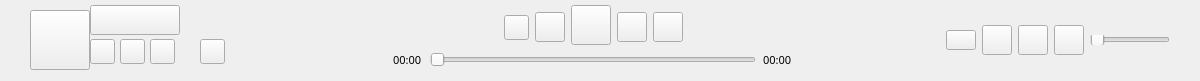
   <widget class="QWidget" name="broadcast_widget" native="true">
    <property name="geometry">
     <rect>
      <x>-1</x>
      <y>669</y>
      <width>1200</width>
      <height>81</height>
     </rect>
    </property>
    <property name="sizePolicy">
     <sizepolicy hsizetype="Minimum" vsizetype="Minimum">
      <horstretch>0</horstretch>
      <verstretch>0</verstretch>
     </sizepolicy>
    </property>
    <property name="minimumSize">
     <size>
      <width>1200</width>
      <height>81</height>
     </size>
    </property>
    <property name="maximumSize">
     <size>
      <width>16777215</width>
      <height>81</height>
     </size>
    </property>
    <layout class="QHBoxLayout" name="horizontalLayout_3">
     <property name="leftMargin">
      <number>0</number>
     </property>
     <property name="topMargin">
      <number>0</number>
     </property>
     <property name="rightMargin">
      <number>0</number>
     </property>
     <property name="bottomMargin">
      <number>0</number>
     </property>
     <item>
      <spacer name="horizontalSpacer_8">
       <property name="orientation">
        <enum>Qt::Horizontal</enum>
       </property>
       <property name="sizeType">
        <enum>QSizePolicy::Fixed</enum>
       </property>
       <property name="sizeHint" stdset="0">
        <size>
         <width>30</width>
         <height>20</height>
        </size>
       </property>
      </spacer>
     </item>
     <item>
      <widget class="QWidget" name="songWidget" native="true">
       <property name="sizePolicy">
        <sizepolicy hsizetype="Minimum" vsizetype="Minimum">
         <horstretch>0</horstretch>
         <verstretch>0</verstretch>
        </sizepolicy>
       </property>
       <property name="minimumSize">
        <size>
         <width>210</width>
         <height>100</height>
        </size>
       </property>
       <property name="maximumSize">
        <size>
         <width>210</width>
         <height>81</height>
        </size>
       </property>
       <widget class="QPushButton" name="btn_music">
        <property name="geometry">
         <rect>
          <x>0</x>
          <y>10</y>
          <width>60</width>
          <height>60</height>
         </rect>
        </property>
        <property name="sizePolicy">
         <sizepolicy hsizetype="Minimum" vsizetype="Minimum">
          <horstretch>0</horstretch>
          <verstretch>0</verstretch>
         </sizepolicy>
        </property>
        <property name="minimumSize">
         <size>
          <width>60</width>
          <height>60</height>
         </size>
        </property>
        <property name="maximumSize">
         <size>
          <width>60</width>
          <height>60</height>
         </size>
        </property>
        <property name="cursor">
         <cursorShape>PointingHandCursor</cursorShape>
        </property>
        <property name="text">
         <string/>
        </property>
       </widget>
       <widget class="QPushButton" name="btn_song">
        <property name="geometry">
         <rect>
          <x>60</x>
          <y>5</y>
          <width>90</width>
          <height>30</height>
         </rect>
        </property>
        <property name="cursor">
         <cursorShape>PointingHandCursor</cursorShape>
        </property>
        <property name="text">
         <string/>
        </property>
       </widget>
       <widget class="QPushButton" name="btn_like">
        <property name="geometry">
         <rect>
          <x>60</x>
          <y>39</y>
          <width>25</width>
          <height>25</height>
         </rect>
        </property>
        <property name="sizePolicy">
         <sizepolicy hsizetype="Minimum" vsizetype="Minimum">
          <horstretch>0</horstretch>
          <verstretch>0</verstretch>
         </sizepolicy>
        </property>
        <property name="minimumSize">
         <size>
          <width>25</width>
          <height>25</height>
         </size>
        </property>
        <property name="maximumSize">
         <size>
          <width>25</width>
          <height>25</height>
         </size>
        </property>
        <property name="cursor">
         <cursorShape>PointingHandCursor</cursorShape>
        </property>
        <property name="text">
         <string/>
        </property>
       </widget>
       <widget class="QPushButton" name="btn_comments">
        <property name="geometry">
         <rect>
          <x>90</x>
          <y>39</y>
          <width>25</width>
          <height>25</height>
         </rect>
        </property>
        <property name="sizePolicy">
         <sizepolicy hsizetype="Minimum" vsizetype="Minimum">
          <horstretch>0</horstretch>
          <verstretch>0</verstretch>
         </sizepolicy>
        </property>
        <property name="minimumSize">
         <size>
          <width>25</width>
          <height>25</height>
         </size>
        </property>
        <property name="maximumSize">
         <size>
          <width>25</width>
          <height>25</height>
         </size>
        </property>
        <property name="cursor">
         <cursorShape>PointingHandCursor</cursorShape>
        </property>
        <property name="text">
         <string/>
        </property>
       </widget>
       <widget class="QPushButton" name="btn_download">
        <property name="geometry">
         <rect>
          <x>120</x>
          <y>39</y>
          <width>25</width>
          <height>25</height>
         </rect>
        </property>
        <property name="sizePolicy">
         <sizepolicy hsizetype="Minimum" vsizetype="Minimum">
          <horstretch>0</horstretch>
          <verstretch>0</verstretch>
         </sizepolicy>
        </property>
        <property name="minimumSize">
         <size>
          <width>25</width>
          <height>25</height>
         </size>
        </property>
        <property name="maximumSize">
         <size>
          <width>25</width>
          <height>25</height>
         </size>
        </property>
        <property name="cursor">
         <cursorShape>PointingHandCursor</cursorShape>
        </property>
        <property name="text">
         <string/>
        </property>
       </widget>
       <widget class="QPushButton" name="btn_so_on">
        <property name="geometry">
         <rect>
          <x>170</x>
          <y>39</y>
          <width>25</width>
          <height>25</height>
         </rect>
        </property>
        <property name="sizePolicy">
         <sizepolicy hsizetype="Minimum" vsizetype="Minimum">
          <horstretch>0</horstretch>
          <verstretch>0</verstretch>
         </sizepolicy>
        </property>
        <property name="minimumSize">
         <size>
          <width>25</width>
          <height>25</height>
         </size>
        </property>
        <property name="maximumSize">
         <size>
          <width>25</width>
          <height>25</height>
         </size>
        </property>
        <property name="cursor">
         <cursorShape>PointingHandCursor</cursorShape>
        </property>
        <property name="text">
         <string/>
        </property>
       </widget>
      </widget>
     </item>
     <item>
      <spacer name="horizontalSpacer_15">
       <property name="orientation">
        <enum>Qt::Horizontal</enum>
       </property>
       <property name="sizeHint" stdset="0">
        <size>
         <width>40</width>
         <height>20</height>
        </size>
       </property>
      </spacer>
     </item>
     <item alignment="Qt::AlignHCenter">
      <widget class="QWidget" name="funcWidget" native="true">
       <property name="sizePolicy">
        <sizepolicy hsizetype="Expanding" vsizetype="Fixed">
         <horstretch>0</horstretch>
         <verstretch>0</verstretch>
        </sizepolicy>
       </property>
       <property name="minimumSize">
        <size>
         <width>400</width>
         <height>81</height>
        </size>
       </property>
       <property name="maximumSize">
        <size>
         <width>16777215</width>
         <height>81</height>
        </size>
       </property>
       <widget class="QWidget" name="timeWidget" native="true">
        <property name="geometry">
         <rect>
          <x>0</x>
          <y>40</y>
          <width>400</width>
          <height>40</height>
         </rect>
        </property>
        <property name="sizePolicy">
         <sizepolicy hsizetype="Expanding" vsizetype="Fixed">
          <horstretch>0</horstretch>
          <verstretch>0</verstretch>
         </sizepolicy>
        </property>
        <property name="minimumSize">
         <size>
          <width>400</width>
          <height>40</height>
         </size>
        </property>
        <property name="maximumSize">
         <size>
          <width>400</width>
          <height>40</height>
         </size>
        </property>
        <layout class="QHBoxLayout" name="horizontalLayout_4">
         <item>
          <widget class="QLabel" name="label_time">
           <property name="sizePolicy">
            <sizepolicy hsizetype="Fixed" vsizetype="Fixed">
             <horstretch>0</horstretch>
             <verstretch>0</verstretch>
            </sizepolicy>
           </property>
           <property name="minimumSize">
            <size>
             <width>30</width>
             <height>10</height>
            </size>
           </property>
           <property name="maximumSize">
            <size>
             <width>30</width>
             <height>10</height>
            </size>
           </property>
           <property name="font">
            <font>
             <family>宋体</family>
             <pointsize>8</pointsize>
            </font>
           </property>
           <property name="text">
            <string>00:00</string>
           </property>
          </widget>
         </item>
         <item>
          <spacer name="horizontalSpacer_17">
           <property name="orientation">
            <enum>Qt::Horizontal</enum>
           </property>
           <property name="sizeType">
            <enum>QSizePolicy::Fixed</enum>
           </property>
           <property name="sizeHint" stdset="0">
            <size>
             <width>1</width>
             <height>20</height>
            </size>
           </property>
          </spacer>
         </item>
         <item>
          <widget class="MySlider" name="progressSlider">
           <property name="minimumSize">
            <size>
             <width>300</width>
             <height>0</height>
            </size>
           </property>
           <property name="orientation">
            <enum>Qt::Horizontal</enum>
           </property>
          </widget>
         </item>
         <item>
          <spacer name="horizontalSpacer_18">
           <property name="orientation">
            <enum>Qt::Horizontal</enum>
           </property>
           <property name="sizeType">
            <enum>QSizePolicy::Fixed</enum>
           </property>
           <property name="sizeHint" stdset="0">
            <size>
             <width>1</width>
             <height>20</height>
            </size>
           </property>
          </spacer>
         </item>
         <item>
          <widget class="QLabel" name="label_time_2">
           <property name="sizePolicy">
            <sizepolicy hsizetype="Fixed" vsizetype="Fixed">
             <horstretch>0</horstretch>
             <verstretch>0</verstretch>
            </sizepolicy>
           </property>
           <property name="minimumSize">
            <size>
             <width>30</width>
             <height>10</height>
            </size>
           </property>
           <property name="maximumSize">
            <size>
             <width>30</width>
             <height>10</height>
            </size>
           </property>
           <property name="font">
            <font>
             <family>宋体</family>
             <pointsize>8</pointsize>
            </font>
           </property>
           <property name="text">
            <string>00:00</string>
           </property>
          </widget>
         </item>
        </layout>
       </widget>
       <widget class="QWidget" name="broadcastBtn_Widget" native="true">
        <property name="geometry">
         <rect>
          <x>0</x>
          <y>0</y>
          <width>400</width>
          <height>50</height>
         </rect>
        </property>
        <property name="sizePolicy">
         <sizepolicy hsizetype="Fixed" vsizetype="Fixed">
          <horstretch>0</horstretch>
          <verstretch>0</verstretch>
         </sizepolicy>
        </property>
        <property name="minimumSize">
         <size>
          <width>400</width>
          <height>50</height>
         </size>
        </property>
        <property name="maximumSize">
         <size>
          <width>400</width>
          <height>50</height>
         </size>
        </property>
        <layout class="QHBoxLayout" name="horizontalLayout_5">
         <property name="spacing">
          <number>6</number>
         </property>
         <property name="leftMargin">
          <number>0</number>
         </property>
         <property name="topMargin">
          <number>5</number>
         </property>
         <property name="rightMargin">
          <number>0</number>
         </property>
         <property name="bottomMargin">
          <number>0</number>
         </property>
         <item>
          <spacer name="horizontalSpacer_19">
           <property name="orientation">
            <enum>Qt::Horizontal</enum>
           </property>
           <property name="sizeHint" stdset="0">
            <size>
             <width>93</width>
             <height>20</height>
            </size>
           </property>
          </spacer>
         </item>
         <item alignment="Qt::AlignHCenter">
          <widget class="QPushButton" name="btn_playmode">
           <property name="sizePolicy">
            <sizepolicy hsizetype="Fixed" vsizetype="Fixed">
             <horstretch>0</horstretch>
             <verstretch>0</verstretch>
            </sizepolicy>
           </property>
           <property name="minimumSize">
            <size>
             <width>25</width>
             <height>25</height>
            </size>
           </property>
           <property name="maximumSize">
            <size>
             <width>25</width>
             <height>25</height>
            </size>
           </property>
           <property name="cursor">
            <cursorShape>PointingHandCursor</cursorShape>
           </property>
           <property name="text">
            <string/>
           </property>
          </widget>
         </item>
         <item alignment="Qt::AlignHCenter">
          <widget class="QPushButton" name="btn_pre">
           <property name="sizePolicy">
            <sizepolicy hsizetype="Fixed" vsizetype="Fixed">
             <horstretch>0</horstretch>
             <verstretch>0</verstretch>
            </sizepolicy>
           </property>
           <property name="minimumSize">
            <size>
             <width>30</width>
             <height>30</height>
            </size>
           </property>
           <property name="maximumSize">
            <size>
             <width>30</width>
             <height>30</height>
            </size>
           </property>
           <property name="cursor">
            <cursorShape>PointingHandCursor</cursorShape>
           </property>
           <property name="text">
            <string/>
           </property>
          </widget>
         </item>
         <item alignment="Qt::AlignHCenter|Qt::AlignTop">
          <widget class="QPushButton" name="btn_PauseOrStart">
           <property name="sizePolicy">
            <sizepolicy hsizetype="Fixed" vsizetype="Fixed">
             <horstretch>0</horstretch>
             <verstretch>0</verstretch>
            </sizepolicy>
           </property>
           <property name="minimumSize">
            <size>
             <width>40</width>
             <height>40</height>
            </size>
           </property>
           <property name="maximumSize">
            <size>
             <width>40</width>
             <height>40</height>
            </size>
           </property>
           <property name="cursor">
            <cursorShape>PointingHandCursor</cursorShape>
           </property>
           <property name="text">
            <string/>
           </property>
          </widget>
         </item>
         <item alignment="Qt::AlignHCenter">
          <widget class="QPushButton" name="btn_next">
           <property name="sizePolicy">
            <sizepolicy hsizetype="Fixed" vsizetype="Fixed">
             <horstretch>0</horstretch>
             <verstretch>0</verstretch>
            </sizepolicy>
           </property>
           <property name="minimumSize">
            <size>
             <width>30</width>
             <height>30</height>
            </size>
           </property>
           <property name="maximumSize">
            <size>
             <width>30</width>
             <height>30</height>
            </size>
           </property>
           <property name="cursor">
            <cursorShape>PointingHandCursor</cursorShape>
           </property>
           <property name="text">
            <string/>
           </property>
          </widget>
         </item>
         <item alignment="Qt::AlignHCenter">
          <widget class="QPushButton" name="btn_lyrics">
           <property name="sizePolicy">
            <sizepolicy hsizetype="Fixed" vsizetype="Fixed">
             <horstretch>0</horstretch>
             <verstretch>0</verstretch>
            </sizepolicy>
           </property>
           <property name="minimumSize">
            <size>
             <width>30</width>
             <height>30</height>
            </size>
           </property>
           <property name="maximumSize">
            <size>
             <width>30</width>
             <height>30</height>
            </size>
           </property>
           <property name="cursor">
            <cursorShape>PointingHandCursor</cursorShape>
           </property>
           <property name="text">
            <string/>
           </property>
          </widget>
         </item>
         <item>
          <spacer name="horizontalSpacer_20">
           <property name="orientation">
            <enum>Qt::Horizontal</enum>
           </property>
           <property name="sizeHint" stdset="0">
            <size>
             <width>92</width>
             <height>20</height>
            </size>
           </property>
          </spacer>
         </item>
        </layout>
       </widget>
      </widget>
     </item>
     <item>
      <spacer name="horizontalSpacer_16">
       <property name="orientation">
        <enum>Qt::Horizontal</enum>
       </property>
       <property name="sizeHint" stdset="0">
        <size>
         <width>40</width>
         <height>20</height>
        </size>
       </property>
      </spacer>
     </item>
     <item>
      <widget class="QPushButton" name="btn_quality">
       <property name="sizePolicy">
        <sizepolicy hsizetype="Fixed" vsizetype="Fixed">
         <horstretch>0</horstretch>
         <verstretch>0</verstretch>
        </sizepolicy>
       </property>
       <property name="minimumSize">
        <size>
         <width>30</width>
         <height>20</height>
        </size>
       </property>
       <property name="maximumSize">
        <size>
         <width>30</width>
         <height>20</height>
        </size>
       </property>
       <property name="cursor">
        <cursorShape>PointingHandCursor</cursorShape>
       </property>
       <property name="text">
        <string/>
       </property>
      </widget>
     </item>
     <item>
      <widget class="QPushButton" name="btn_effect">
       <property name="sizePolicy">
        <sizepolicy hsizetype="Fixed" vsizetype="Fixed">
         <horstretch>0</horstretch>
         <verstretch>0</verstretch>
        </sizepolicy>
       </property>
       <property name="minimumSize">
        <size>
         <width>30</width>
         <height>30</height>
        </size>
       </property>
       <property name="maximumSize">
        <size>
         <width>30</width>
         <height>30</height>
        </size>
       </property>
       <property name="cursor">
        <cursorShape>PointingHandCursor</cursorShape>
       </property>
       <property name="text">
        <string/>
       </property>
      </widget>
     </item>
     <item>
      <widget class="QPushButton" name="btn_playList">
       <property name="sizePolicy">
        <sizepolicy hsizetype="Fixed" vsizetype="Fixed">
         <horstretch>0</horstretch>
         <verstretch>0</verstretch>
        </sizepolicy>
       </property>
       <property name="minimumSize">
        <size>
         <width>30</width>
         <height>30</height>
        </size>
       </property>
       <property name="maximumSize">
        <size>
         <width>30</width>
         <height>30</height>
        </size>
       </property>
       <property name="cursor">
        <cursorShape>PointingHandCursor</cursorShape>
       </property>
       <property name="text">
        <string/>
       </property>
      </widget>
     </item>
     <item>
      <widget class="QPushButton" name="btn_volume">
       <property name="sizePolicy">
        <sizepolicy hsizetype="Fixed" vsizetype="Fixed">
         <horstretch>0</horstretch>
         <verstretch>0</verstretch>
        </sizepolicy>
       </property>
       <property name="minimumSize">
        <size>
         <width>30</width>
         <height>30</height>
        </size>
       </property>
       <property name="maximumSize">
        <size>
         <width>30</width>
         <height>30</height>
        </size>
       </property>
       <property name="cursor">
        <cursorShape>PointingHandCursor</cursorShape>
       </property>
       <property name="text">
        <string/>
       </property>
      </widget>
     </item>
     <item>
      <widget class="MySlider" name="volumlSlider">
       <property name="sizePolicy">
        <sizepolicy hsizetype="Fixed" vsizetype="Fixed">
         <horstretch>0</horstretch>
         <verstretch>0</verstretch>
        </sizepolicy>
       </property>
       <property name="minimumSize">
        <size>
         <width>80</width>
         <height>10</height>
        </size>
       </property>
       <property name="maximumSize">
        <size>
         <width>80</width>
         <height>10</height>
        </size>
       </property>
       <property name="orientation">
        <enum>Qt::Horizontal</enum>
       </property>
      </widget>
     </item>
     <item>
      <spacer name="horizontalSpacer_21">
       <property name="orientation">
        <enum>Qt::Horizontal</enum>
       </property>
       <property name="sizeType">
        <enum>QSizePolicy::Fixed</enum>
       </property>
       <property name="sizeHint" stdset="0">
        <size>
         <width>30</width>
         <height>20</height>
        </size>
       </property>
      </spacer>
     </item>
    </layout>
   </widget>
